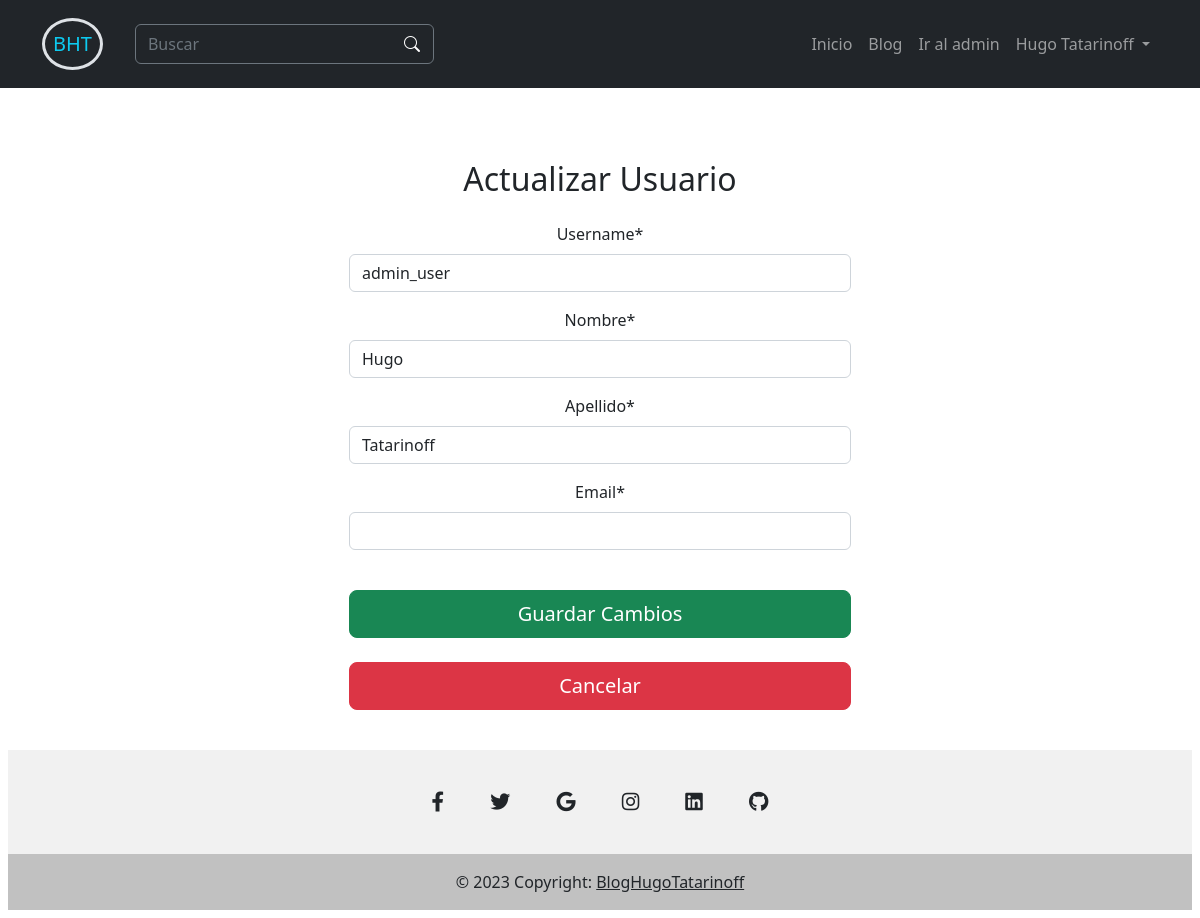
Before: /user/update/1 with the older database file.
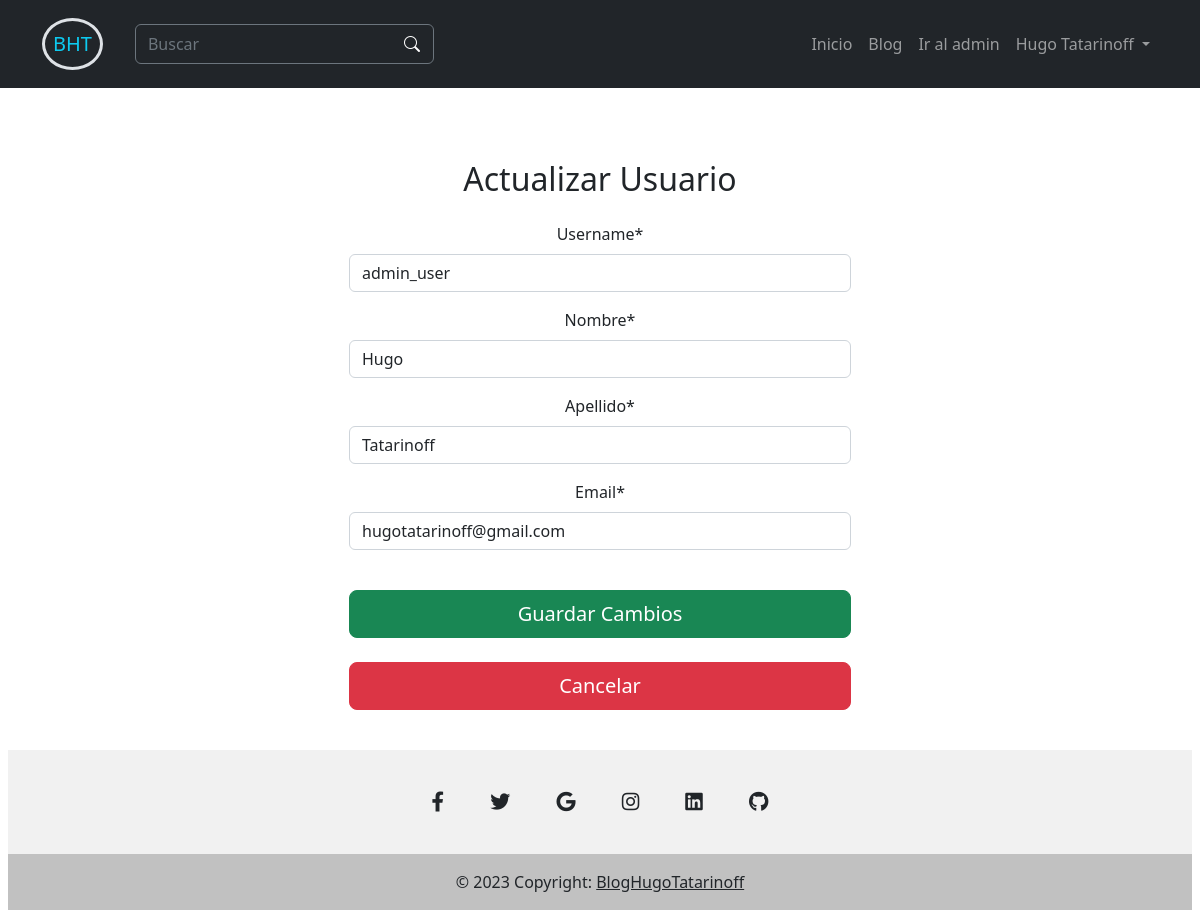
After: the same page with the newer database file.
### User/models.py (models this page shows)
class User(AbstractUser):
    def __str__(self):
        return f'{self.first_name} {self.last_name}'

### User/views.py (the view, shortened to what this page needs)
# urls.py: path('user/update/<int:pk>', views.UpdateUserView.as_view(), name='update'),
class UpdateUserView(SuccessMessageMixin,UpdateView):
    model = User
    template_name = 'user/update_user.html'
    form_class = UpdateUserForm
    success_message = 'Perfil actualizado exitosamente!!!'

### User/forms.py
class UpdateUserForm(forms.ModelForm):
    username = forms.CharField(help_text=None)
    email = forms.EmailField(help_text=None)
    first_name = forms.CharField(help_text=None, label='Nombre')
    last_name = forms.CharField(help_text=None, label='Apellido')
    class Meta:
        model = User
        fields = ("username","first_name", "last_name", "email")

### Blog/context_processors.py (called while the page is built)
def category_processor(request):
    categories = Category.objects.all()
    return {
        'categories': categories
    }

### templates/user/update_user.html (shortened to what this page needs)
{% extends 'base/base.html' %}
{% load crispy_forms_tags %}
{% block 'content' %}
<div class="container-xxl bd-gutter pt-5 my-md-4 bd-layout">
    <main class="container">
        <div class="row g-5">
            <div class="col-md-3"></div>
            <div class="col-md-6">
                <div class="w-100 m-auto text-center p-3">
                    <form method="POST" class="form-group">
                        <h2 class="p-3">Actualizar Usuario</h2>
                        {{ form|crispy }}
                        <div>
                            <button type="submit" class="btn btn-lg btn-success w-100 mt-4">Guardar Cambios</button>
                            <a href="{% url 'users:user' pk=user.id %}" class="btn btn-lg btn-danger w-100 mt-4">Cancelar</a>
                        </div>
                    </form>
                </div>
            </div>
            <div class="col-md-3"></div>
        </div>
    </main>
</div>
{% endblock %}

### templates/base/menu.html (shortened to what this page needs)
<nav class="navbar navbar-expand-lg navbar-dark fixed-top bg-dark p-2 mb-4" aria-label="Twelfth navbar example">
    <div class="container">
        <a class="navbar-brand border border-3 rounded-circle p-2" href="/"><span class="text-info">BHT</span></a>
        <div class="collapse navbar-collapse justify-content-md-center" id="navbarsExample08">
            <form class="d-flex border border-secondary m-3 rounded" role="search" action="{% url 'blog:search' %}"
                method="get">
                <input name="search" class="form-control border-0 shadow-none bg-transparent" type="search"
                    placeholder="Buscar" aria-label="Search">
                <button class="btn text-white" type="submit"><i class="bi bi-search"></i></button>
            </form>
            {% if user.is_authenticated %}
            <ul class="navbar-nav ms-auto mb-2 mb-lg-0">
                <li class="nav-item">
                    <a class="nav-link" aria-current="page" href="/">Inicio</a>
                </li>
                <li class="nav-item">
                    <a class="nav-link" href="{% url 'blog:list_post' %}">Blog</a>
                </li>
                {% if user.is_staff%}
                <li class="nav-item">
                    <a class="nav-link" href="{% url 'admin:index' %}">Ir al admin</a>
                </li>
                {%endif%}
                <li class="nav-item dropdown">
                    <a class="nav-link dropdown-toggle" href="#" id="dropdown08" data-bs-toggle="dropdown"
                        aria-expanded="false">
                        {{user}}
                    </a>
                </li>
            </ul>
            {% endif %}
        </div>
    </div>
</nav>

Changed rows visible on the page:
changed User "Hugo Tatarinoff": email (not shown) → "hugotatarinoff@gmail.com"
